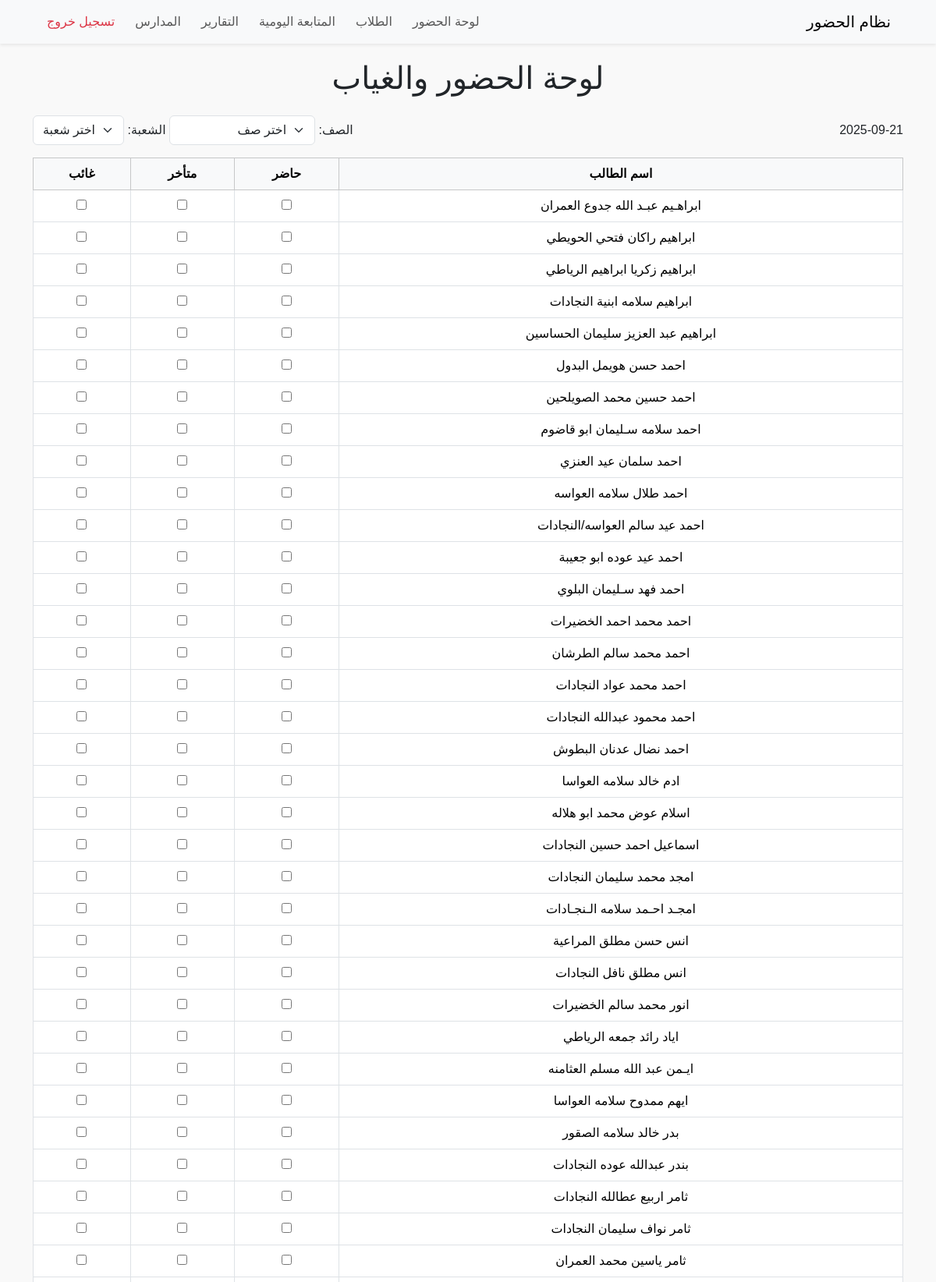
The page / (signed in, upper part) on the database its author committed.
### tables this page shows
CREATE TABLE students (
    id INTEGER PRIMARY KEY AUTOINCREMENT,
    student_name TEXT NOT NULL,
    username TEXT,
    password TEXT
, class_name TEXT, section TEXT, school_id INTEGER REFERENCES schools(id));

### attendance.py (the view)
@login_required
def dashboard():
    school_id = session.get("school_id")
    if not school_id:
        return redirect(url_for("login"))
    conn = get_db_connection()
    today = date.today().isoformat()
    students = conn.execute('''
        SELECT s.id, s.student_name, s.class_name, s.section, a.status
        FROM students s
        LEFT JOIN attendance a
        ON s.id = a.student_id AND a.date = ? AND a.school_id=?
        WHERE s.school_id=?
        ORDER BY s.student_name
    ''', (today, school_id, school_id)).fetchall()
    classes = sorted(set([row["class_name"] for row in students if row["class_name"]]))
    sections = sorted(set([row["section"] for row in students if row["section"]]))
    conn.close()
    return render_template(
        'dashboard.html',
        students=students,
        today=today,
        classes=classes,
        sections=sections
    )

### auth.py (called while the page is built)
def login_required(f):
    @wraps(f)
    def decorated_function(*args, **kwargs):
        if 'user' not in session:
            return redirect(url_for('login'))
        return f(*args, **kwargs)
    return decorated_function

### db.py (called while the page is built)
def get_db_connection():
    conn = sqlite3.connect(DB_NAME)
    conn.row_factory = sqlite3.Row
    return conn

### templates/dashboard.html
{% include 'partials/header.html' %}
{% include 'partials/navbar.html' %}
<main>
    <h1 class="text-center mb-4">لوحة الحضور والغياب</h1>
    {% include 'partials/dashboard_table.html' %}
</main>
{% include 'partials/footer.html' %}

### templates/partials/dashboard_table.html (shortened to what this page needs)
<div class="container mt-4">
    <div class="d-flex justify-content-between mb-3 align-items-center">
        <div id="today">
            {{ today }}
        </div>
        <div>
            <label>الصف:</label>
            <select id="classSelect" class="form-select d-inline-block w-auto">
                <option value="">اختر صف</option>
            </select>
            <label>الشعبة:</label>
            <select id="sectionSelect" class="form-select d-inline-block w-auto">
                <option value="">اختر شعبة</option>
            </select>
        </div>
    </div>
    <table class="table table-bordered text-center" id="attendanceTable">
        <thead class="table-light sticky-top">
            <tr>
                <th>اسم الطالب</th>
                <th>حاضر</th>
                <th>متأخر</th>
                <th>غائب</th>
            </tr>
        </thead>
        <tbody>
            {% for student in students|sort(attribute='student_name') %}
            <tr data-class="{{ student.class_name }}" data-section="{{ student.section }}">
                <td>{{ student.student_name }}</td>
                <td>
                    <input type="checkbox" class="attendance-checkbox"
                           data-student-id="{{ student.id }}"
                           data-status="present"
                           {% if student.status == 'present' %}checked{% endif %}>
                </td>
                <td>
                    <input type="checkbox" class="attendance-checkbox"
                           data-student-id="{{ student.id }}"
                           data-status="late"
                           {% if student.status == 'late' %}checked{% endif %}>
                </td>
                <td>
                    <input type="checkbox" class="attendance-checkbox"
                           data-student-id="{{ student.id }}"
                           data-status="absent"
                           {% if student.status == 'absent' %}checked{% endif %}>
                </td>
            </tr>
            {% endfor %}
        </tbody>
    </table>
</div>

### static/css/style.css (style rules this page uses)
html, body { height: 100%; margin: 0; padding: 0; }
body { font-family: 'Tajawal', sans-serif; background-color: #f9f9f9; direction: rtl; text-align: right; display: flex; flex-direction: column; min-height: 100vh; }
main { flex: 1; padding: 20px; width: 100%; box-sizing: border-box; }
table { width: 100%; border-collapse: collapse; direction: rtl; }
th, td { text-align: center; padding: 10px; vertical-align: middle; }
th { background-color: #f8f9fa; }

### rows shown on the page
students: student_name "ابراهـيم عبـد الله جدوع العمران"
students: student_name "ابراهيم راكان فتحي الحويطي"
students: student_name "ابراهيم زكريا ابراهيم الرياطي"
students: student_name "ابراهيم سلامه ابنية النجادات"
students: student_name "ابراهيم عبد العزيز سليمان الحساسين"
students: student_name "احمد حسن هويمل البدول"
students: student_name "احمد حسين محمد الصويلحين"
students: student_name "احمد سلامه سـليمان ابو قاضوم"
students: student_name "احمد سلمان عيد العنزي"
students: student_name "احمد طلال سلامه العواسه"
students: student_name "احمد عيد سالم العواسه/النجادات"
students: student_name "احمد عيد عوده ابو جعيبة"
students: student_name "احمد فهد سـليمان البلوي"
students: student_name "احمد محمد احمد الخضيرات"
students: student_name "احمد محمد سالم الطرشان"
students: student_name "احمد محمد عواد النجادات"
students: student_name "احمد محمود عبدالله النجادات"
students: student_name "احمد نضال عدنان البطوش"
students: student_name "ادم خالد سلامه العواسا"
students: student_name "اسلام عوض محمد ابو هلاله"
students: student_name "اسماعيل احمد حسين النجادات"
students: student_name "امجد محمد سليمان النجادات"
students: student_name "امجـد احـمد سلامه الـنجـادات"
students: student_name "انس حسن مطلق المراعية"
students: student_name "انس مطلق نافل النجادات"
students: student_name "انور محمد سالم الخضيرات"
students: student_name "اياد رائد جمعه الرياطي"
students: student_name "ايـمن عبد الله مسلم العثامنه"
students: student_name "ايهم ممدوح سلامه العواسا"
students: student_name "بدر خالد سلامه الصقور"
students: student_name "بندر عبدالله عوده النجادات"
students: student_name "ثامر اربيع عطالله النجادات"
students: student_name "ثامر نواف سليمان النجادات"
students: student_name "ثامر ياسين محمد العمران"
